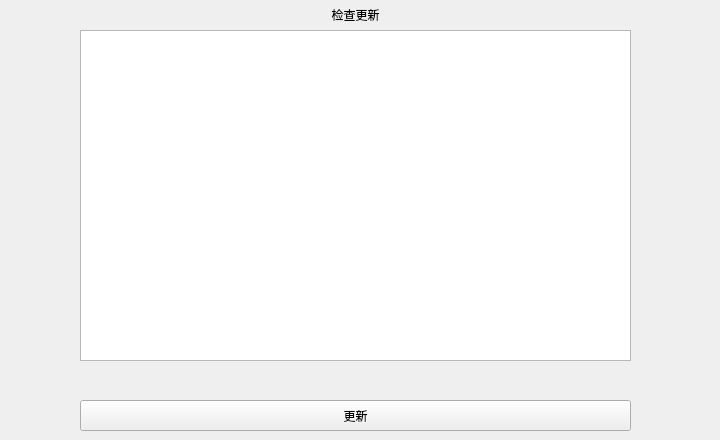
   <widget class="QWidget" name="updatePage">
    <widget class="QLabel" name="label_16">
     <property name="geometry">
      <rect>
       <x>0</x>
       <y>0</y>
       <width>711</width>
       <height>30</height>
      </rect>
     </property>
     <property name="styleSheet">
      <string notr="true">background-color: transparent</string>
     </property>
     <property name="text">
      <string>检查更新</string>
     </property>
     <property name="alignment">
      <set>Qt::AlignCenter</set>
     </property>
    </widget>
    <widget class="QTextBrowser" name="latestInfo">
     <property name="geometry">
      <rect>
       <x>80</x>
       <y>30</y>
       <width>551</width>
       <height>331</height>
      </rect>
     </property>
    </widget>
    <widget class="QPushButton" name="updateBtn">
     <property name="geometry">
      <rect>
       <x>80</x>
       <y>400</y>
       <width>551</width>
       <height>31</height>
      </rect>
     </property>
     <property name="text">
      <string>更新</string>
     </property>
     <property name="icon">
      <iconset>
       <normaloff>Image/update.png</normaloff>Image/update.png</iconset>
     </property>
    </widget>
    <widget class="QLabel" name="updateLabel">
     <property name="geometry">
      <rect>
       <x>80</x>
       <y>366</y>
       <width>551</width>
       <height>21</height>
      </rect>
     </property>
     <property name="styleSheet">
      <string notr="true">background-color: transparent</string>
     </property>
     <property name="text">
      <string/>
     </property>
     <property name="alignment">
      <set>Qt::AlignCenter</set>
     </property>
    </widget>
   </widget>
